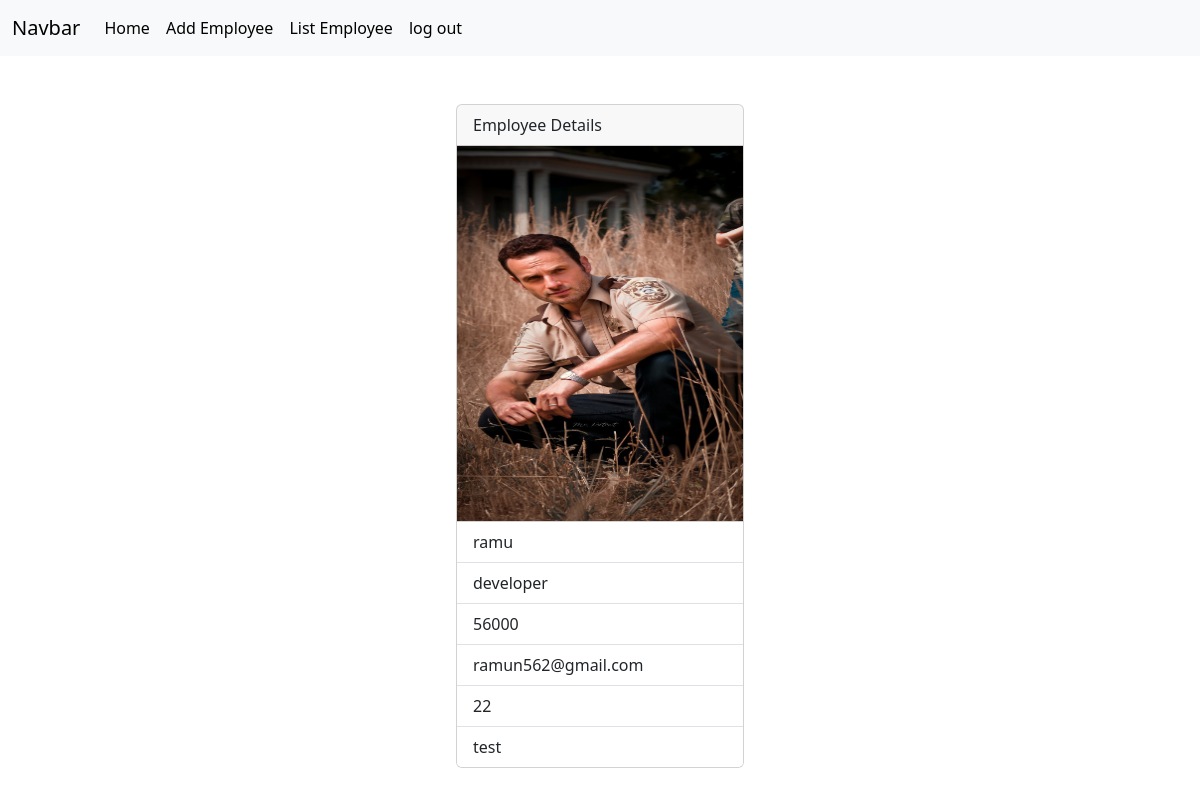
/employees/6 (signed in), run on the app's committed database.
### crm/models.py (models this page shows, shortened)
class Employees(models.Model):
    name=models.CharField(max_length=200)
    department=models.CharField(max_length=200)
    salary=models.PositiveIntegerField()
    email=models.EmailField(unique=True)
    age=models.PositiveIntegerField()
    contact=models.CharField(null=True,max_length=200)
    profile_pic=models.ImageField(upload_to="images",null=True)
    dob=models.DateField(null=True,blank=True)

### crm/views.py (the view)
# urls.py: path("employees/<int:pk>",views.EmployeeDetailView.as_view(),name="emp-details"),
@method_decorator(signin_required,name="dispatch")
class EmployeeDetailView(View):
    def get(self,request,*args,**kwargs):
        id=kwargs.get("pk")
        qs=Employees.objects.get(id=id)
        return render(request,"emp_detail.html",{"data":qs})

### crm/views.py (called while the page is built)
def signin_required(fn):
    def wrapper(request,*args,**kwargs):
        if not request.user.is_authenticated:
            messages.error(request,"Invalid session")
            return redirect("signin")
        else:
            return fn(request,*args,**kwargs)
    return wrapper

### crm/templates/emp_detail.html
{%extends 'base.html'%}
{%block body_block%}
<div class="container d-flex justify-content-center mt-5">
  <div>
      <div class="card" style="width: 18rem;">
          <div class="card-header">
            Employee Details
          </div>
          <div>
            {%if data.profile_pic%}
            <img src="{{data.profile_pic.url}}" alt="" width="100%" height="375px">
            {%endif%}
          </div>
          <ul class="list-group list-group-flush">
            <li class="list-group-item">{{data.name}}</li>
            <li class="list-group-item">{{data.department}}</li>
            <li class="list-group-item">{{data.salary}}</li>
            <li class="list-group-item">{{data.email}}</li>
            <li class="list-group-item">{{data.age}}</li>
            <li class="list-group-item">{{data.contact}}</li>
          </ul>
        </div>
  </div>
</div>
{%endblock%}

### data on the page
Employees: profile_pic (picture), name "ramu", department "developer", salary "56000", email "ramun562@gmail.com", age "22", contact "test"
